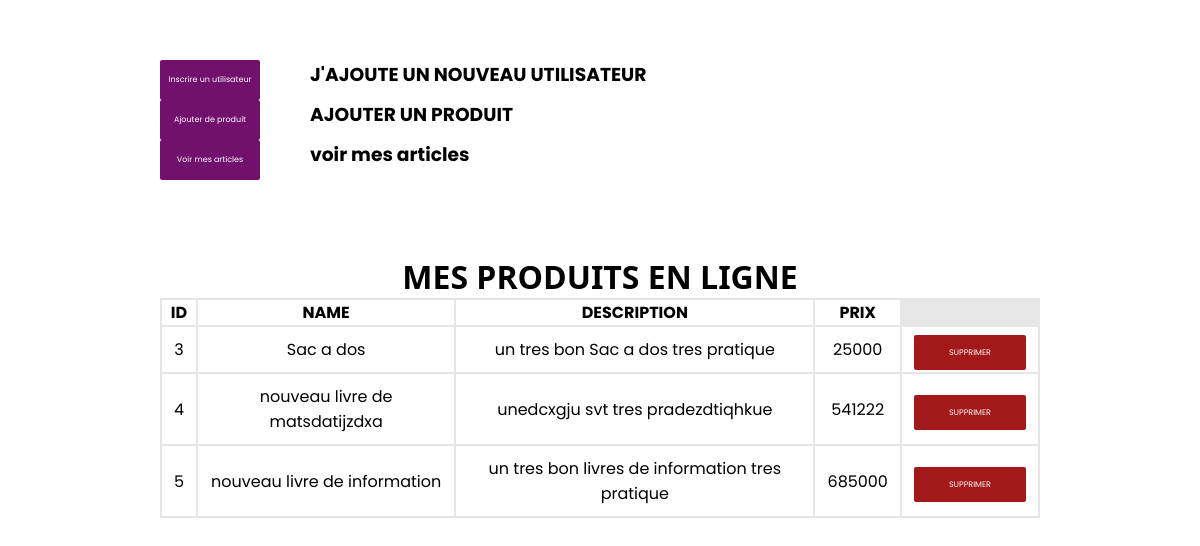
The page /profil on the database its author committed.
### app.py (models this page shows, shortened)
class Panierz(db.Model):
    id = db.Column(db.Integer, primary_key = True)
    nom = db.Column(db.String(100), unique = False , nullable = False)
    description = db.Column(db.String(100), unique = True , nullable = False)
    prix = db.Column(db.Integer,nullable = False)
    image = db.Column(db.String(100), unique = True , nullable = False)

### app.py (the view)
@app.route('/profil')
def profil() :
    profil = Panierz.query.all()
    return render_template('profil.html',profil = profil)

### templates/profil.html (shortened to what this page needs)
<!DOCTYPE html>
<html lang="en">
<head>
    <link rel="stylesheet" href="static/CSS/profil.css">
</head>
<body>
    <div class="ajoutons" >
        <div class="eduz">
            <a href="/add_data" >Inscrire un utilisateur</a>
            <h3>J'AJOUTE UN NOUVEAU UTILISATEUR</h3>
        </div>
        <div class="sys">
            <a href="/add_objet" >Ajouter de produit</a>
            <h3>AJOUTER UN PRODUIT</h3>
        </div>
        <div class="sys">
            <a href="/achat" >Voir mes articles</a>
            <h3>voir mes articles</h3>
        </div>
    </div>
    <br>
    <h1 style="font-family: 'Segoe UI', Tahoma, Geneva, Verdana, sans-serif;">MES PRODUITS EN LIGNE</h1>
    <table>
        <thead>
            <th>ID</th>
            <th>NAME</th>
            <th>DESCRIPTION</th>
            <th>PRIX</th>
        </thead>
        {% for data in profil %}
        <tbody >
            <td>{{data.id}}</td>
            <td>{{data.nom}}</td>
            <td>{{data.description}}</td>
            <td>{{data.prix}}</td>
            <td ><a href="/deletearticles/{{data.id}}" class="suppr">SUPPRIMER</a></td>
        </tbody>
        {% endfor %}
    </table>
</body>
</html>

### static/CSS/profil.css (style rules this page uses)
* { box-sizing: border-box; margin: 0; padding: 0; font-family: 'Poppins', sans-serif; }
a { list-style-type: none; text-decoration: none; color: white; }
body { padding: 50px; width: 100%; background-color: white; display: grid; place-items: center; }
.ajoutons { width: 80%; padding-top: 10px; margin-bottom: 50px; }
.eduz { display: flex; width: 100%; height: 50%; }
.eduz a { width: 100px; height: 40px; font-size: 0.5rem; display: flex; justify-content: center; align-items: center; background-color: rgb(114, 17, 109); border-radius: 2px; margin-right: 50px; }
.sys a { width: 100px; height: 40px; font-size: 0.5rem; display: flex; justify-content: center; align-items: center; background-color: rgb(114, 17, 109); border-radius: 2px; margin-right: 50px; }
.sys { display: flex; width: 100%; height: 50%; }
table { width: 80%; border: none; overflow: hidden; background-color: rgb(230, 230, 230); }
thead { width: 100%; background-color: white; }
tbody { width: 100%; border: 10px solid black; background-color: white; }
tbody .suppr { width: 100%; padding: 12px 35px; font-size: 0.5rem; background-color: #a31818; border-radius: 2px; }
td { padding: 10px 12px; text-align: center; }

### rows shown on the page
Panierz: id "3", nom "Sac a dos", description "un tres bon Sac a dos tres pratique", prix "25000"
Panierz: id "4", nom "nouveau livre de matsdatijzdxa", description "unedcxgju svt tres pradezdtiqhkue", prix "541222"
Panierz: id "5", nom "nouveau livre de information", description "un tres bon livres de information tres pratique", prix "685000"
